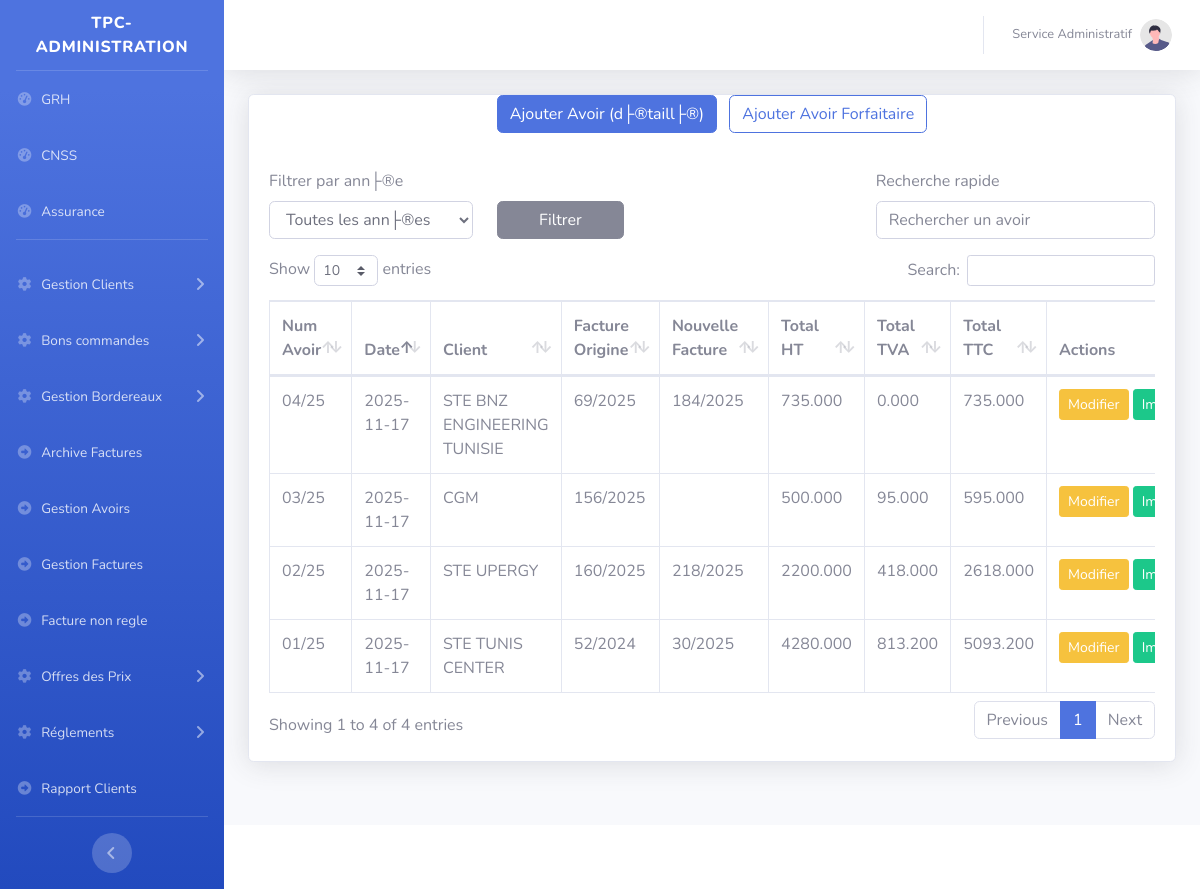
The page /main.php?Avoir on the database its author committed.
### tables this page shows
CREATE TABLE `facture_avoir` (
  `id` int(11) NOT NULL AUTO_INCREMENT,
  `num_avoir` varchar(32) NOT NULL,
  `num_fact` varchar(32) DEFAULT NULL,
  `num_fact_new` varchar(32) DEFAULT NULL,
  `id_client` int(11) NOT NULL,
  `date_avoir` date NOT NULL,
  `total_ht` decimal(12,3) NOT NULL DEFAULT 0.000,
  `total_tva` decimal(12,3) NOT NULL DEFAULT 0.000,
  `total_ttc` decimal(12,3) NOT NULL DEFAULT 0.000,
  `type_avoir` varchar(16) DEFAULT NULL,
  `pourcentage` decimal(6,3) DEFAULT NULL,
  `matriculeFiscale` varchar(64) DEFAULT NULL,
  `created_at` timestamp NOT NULL DEFAULT current_timestamp(),
  PRIMARY KEY (`id`),
  KEY `idx_num_avoir` (`num_avoir`),
  KEY `idx_num_fact` (`num_fact`),
  KEY `idx_id_client` (`id_client`),
  CONSTRAINT `fk_facture_avoir_client` FOREIGN KEY (`id_client`) REFERENCES `clients` (`id`) ON DELETE CASCADE ON UPDATE CASCADE,
  CONSTRAINT `fk_facture_avoir_facture` FOREIGN KEY (`num_fact`) REFERENCES `facture` (`num_fact`) ON DELETE SET NULL ON UPDATE CASCADE
);

CREATE TABLE `clients` (
  `id` int(11) NOT NULL AUTO_INCREMENT,
  `type_client` varchar(200) DEFAULT NULL,
  `convention` varchar(100) DEFAULT NULL,
  `pieceConvention` varchar(250) DEFAULT NULL,
  `nom_client` varchar(200) DEFAULT NULL,
  `code_client` varchar(11) DEFAULT NULL,
  `adresse` text DEFAULT NULL,
  `matriculeFiscale` varchar(100) DEFAULT NULL,
  `exonoration` varchar(100) DEFAULT NULL,
  `pieceExonoration` varchar(200) DEFAULT NULL,
  `tel` varchar(200) DEFAULT NULL,
  `email` varchar(200) DEFAULT NULL,
  `numexonoration` varchar(250) DEFAULT NULL,
  `ValiditeExonoration` varchar(250) DEFAULT NULL,
  PRIMARY KEY (`id`),
  KEY `matriculeFiscale` (`matriculeFiscale`),
  KEY `clent` (`nom_client`(191))
);

### class/connexion.db.php (called while the page is built)
<?php
function connexion(): PDO {
    $host = getenv('DB_HOST') ?: '127.0.0.1';
    $port = getenv('DB_PORT') ?: 3306;
    $db   = getenv('DB_NAME') ?: 'tpc';
    $user = getenv('DB_USER') ?: 'root';
    $pass = getenv('DB_PASSWORD') !== false ? getenv('DB_PASSWORD') : '';
    $dsn = "mysql:host=$host;port=$port;dbname=$db;charset=utf8mb4";
    $opts = [
        PDO::ATTR_ERRMODE            => PDO::ERRMODE_EXCEPTION,
        PDO::ATTR_DEFAULT_FETCH_MODE => PDO::FETCH_ASSOC,
        PDO::ATTR_EMULATE_PREPARES   => false,
    ];
    return new PDO($dsn, $user, $pass, $opts);
}

### class/Avoir.class.php (called while the page is built, shortened)
<?php
include_once 'connexion.db.php';
class Avoir {
    private $cnx;
    public function __construct() {
        $this->cnx = connexion();
        $this->ensureSchemaUpToDate();
    }
    public function getAll() {
        try {
            $sql = "SELECT a.*, c.nom_client \n                    FROM facture_avoir a \n                    JOIN clients c ON a.id_client = c.id \n                    ORDER BY a.date_avoir DESC, a.id DESC";
            $st = $this->cnx->query($sql);
            $rows = $st->fetchAll();
            return array_map(function(array $row) {
                if (isset($row['num_fact_new']) && !isset($row['num_facture_nouveux'])) {
                    $row['num_facture_nouveux'] = $row['num_fact_new'];
                }
                return $row;
            }, $rows);
        } catch (\PDOException $e) {
            $msg = $e->getMessage();
            if (strpos($msg, '42S02') !== false || stripos($msg, 'Base table or view not found') !== false) {
                return [];
            }
            throw $e;
        }
    }
    private function ensureSchemaUpToDate(): void {
        try {
            $this->cnx->query("SELECT 1 FROM facture_avoir LIMIT 1");
        } catch (\PDOException $e) {
            $msg = $e->getMessage();
            if (strpos($msg, '42S02') !== false || stripos($msg, 'Base table or view not found') !== false) {
                $this->bootstrapSchema();
            } else {
                throw $e;
            }
        }
        try {
            $this->cnx->query("SELECT `num_fact_new` FROM facture_avoir LIMIT 1");
        } catch (\PDOException $e) {
            $msg = $e->getMessage();
            if (strpos($msg, '1054') !== false || stripos($msg, 'Unknown column') !== false) {
                try {
                    $this->cnx->exec("ALTER TABLE facture_avoir ADD COLUMN `num_fact_new` VARCHAR(32) NULL AFTER `num_fact`");
                } catch (\PDOException $e2) {
                }
            } else {
                throw $e;
            }
        }
        try {
            $this->cnx->query("SELECT `type_avoir` FROM facture_avoir LIMIT 1");
        } catch (\PDOException $e) {
            $msg = $e->getMessage();
            if (strpos($msg, '1054') !== false || stripos($msg, 'Unknown column') !== false) {
                try {
                    $this->cnx->exec("ALTER TABLE facture_avoir ADD COLUMN `type_avoir` VARCHAR(16) DEFAULT NULL AFTER `total_ttc`");
                } catch (\PDOException $e2) {
                }
            } else {
                throw $e;
            }
        }
        try {
            $this->cnx->query("SELECT `pourcentage` FROM facture_avoir LIMIT 1");
        } catch (\PDOException $e) {
            $msg = $e->getMessage();
            if (strpos($msg, '1054') !== false || stripos($msg, 'Unknown column') !== false) {
                try {
                    $this->cnx->exec("ALTER TABLE facture_avoir ADD COLUMN `pourcentage` DECIMAL(6,3) DEFAULT NULL AFTER `type_avoir`");
                } catch (\PDOException $e2) {
                }
            } else {
                throw $e;
            }
        }
    }
}
$avoir = new Avoir();
?>

### pages/FacturesAvoir/ListeAvoir.php (the view, shortened to what this page needs)
<?php
include_once 'class/Avoir.class.php';
$list = $avoir->getAll();
?>
<div class="card shadow mb-4">
  <div style="width:100%;text-align:center" class="col-12 mb-3">
    <a href="?Avoir&Add" class="btn btn-primary mr-2">Ajouter Avoir (d├®taill├®)</a>
    <a href="?Avoir&AddForfaitaire" class="btn btn-outline-primary">Ajouter Avoir Forfaitaire</a>
  </div>
  <div class="card-body">
    <div class="row mb-3">
      <div class="col-md-3">
        <label for="avoirYearFilter" class="form-label">Filtrer par ann├®e</label>
        <select id="avoirYearFilter" class="form-control">
          <option value="">Toutes les ann├®es</option>
        </select>
      </div>
      <div class="col-md-2 d-flex align-items-end">
        <button type="button" class="btn btn-secondary w-100" id="avoirYearApply">Filtrer</button>
      </div>
      <div class="col-md-4 ml-md-auto mt-3 mt-md-0">
        <label for="avoirSearch" class="form-label">Recherche rapide</label>
        <input
          type="search"
          class="form-control"
          id="avoirSearch"
          placeholder="Rechercher un avoir"
          data-table-search="#dataTable"
        >
      </div>
    </div>
    <div class="table-responsive">
      <table class="table table-bordered" id="dataTable" width="100%" cellspacing="0" data-year-filter="#avoirYearFilter" data-year-column="1" data-order-column="1" data-order-direction="asc">
        <thead>
          <tr>
            <th>Num Avoir</th>
            <th>Date</th>
            <th>Client</th>
            <th>Facture Origine</th>
            <th>Nouvelle Facture</th>
            <th>Total HT</th>
            <th>Total TVA</th>
            <th>Total TTC</th>
            <th>Actions</th>
          </tr>
        </thead>
        <tbody>
        <?php if (!empty($list)) { foreach ($list as $row) {
          $avoirSort = 0;
          $avoirYear = '';
          if (!empty($row['num_avoir'])) {
              $parts = explode('/', $row['num_avoir']);
              $numero = isset($parts[0]) ? (int)$parts[0] : 0;
              $annee  = isset($parts[1]) ? (int)$parts[1] : 0;
              $avoirSort = ($annee * 10000) + $numero;
              if ($annee > 0) {
                  $avoirYear = (string)$annee;
              }
          }
          $dateYear = '';
          if (!empty($row['date_avoir'])) {
              $maybeYear = substr((string)$row['date_avoir'], 0, 4);
              if (preg_match('/^\d{4}$/', $maybeYear)) {
                  $dateYear = $maybeYear;
              }
          }
          $yearTokens = array_unique(array_filter([$avoirYear, $dateYear]));
          $rowYearAttr = implode(' ', $yearTokens);
        ?>
          <tr<?php if (!empty($rowYearAttr)) { ?> data-year-values="<?= htmlspecialchars($rowYearAttr) ?>"<?php } ?>>
            <td data-order="<?= $avoirSort ?>"><?= htmlspecialchars($row['num_avoir']) ?></td>
            <td><?php if ($rowYearAttr !== ''): ?><span class="d-none year-marker"><?= htmlspecialchars($rowYearAttr) ?></span><?php endif; ?><?= htmlspecialchars($row['date_avoir']) ?></td>
            <td><?= htmlspecialchars($row['nom_client']) ?></td>
            <td><?= htmlspecialchars($row['num_fact'] ?? '') ?></td>
            <td><?= htmlspecialchars($row['num_facture_nouveux'] ?? ($row['num_fact_new'] ?? '')) ?></td>
            <td><?= number_format((float)$row['total_ht'],3,'.','') ?></td>
            <td><?= number_format((float)$row['total_tva'],3,'.','') ?></td>
            <td><?= number_format((float)$row['total_ttc'],3,'.','') ?></td>
            <td style="white-space:nowrap">
              <a class="btn btn-sm btn-warning" href="?Avoir&Modifier&id=<?= (int)$row['id'] ?>">Modifier</a>
              <a class="btn btn-sm btn-success" href="pages/FacturesAvoir/ModeleAvoir.php?id=<?= (int)$row['id'] ?>" target="_blank">Imprimer</a>
            </td>
          </tr>
        <?php }} ?>
        </tbody>
      </table>
    </div>
  </div>
</div>

### rows shown on the page
facture_avoir: num_avoir "04/25", date_avoir "2025-11-17", id_client.nom_client "STE BNZ ENGINEERING TUNISIE", num_fact "69/2025", num_fact_new "184/2025", total_ht "735.000", total_tva "0.000", total_ttc "735.000"
facture_avoir: num_avoir "03/25", date_avoir "2025-11-17", id_client.nom_client "CGM", num_fact "156/2025", total_ht "500.000", total_tva "95.000", total_ttc "595.000"
facture_avoir: num_avoir "02/25", date_avoir "2025-11-17", id_client.nom_client "STE UPERGY", num_fact "160/2025", num_fact_new "218/2025", total_ht "2200.000", total_tva "418.000", total_ttc "2618.000"
facture_avoir: num_avoir "01/25", date_avoir "2025-11-17", id_client.nom_client "STE TUNIS CENTER", num_fact "52/2024", num_fact_new "30/2025", total_ht "4280.000", total_tva "813.200", total_ttc "5093.200"
